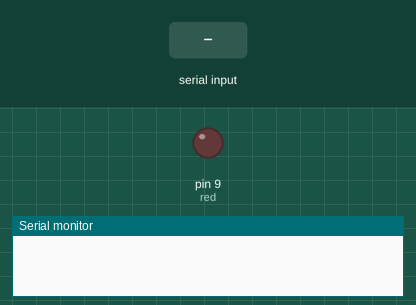
The sketch below on a simulated Arduino Uno, built with avr-gcc and run on an emulated ATmega328P. Shown: output pins drawn as LEDs (lit = HIGH), the last lines printed to the serial monitor. Inputs (shaded band) come from the test bench.

Above: at 1.2 s.
1.3 s: byte 30 received over Serial
At 2.3 s:
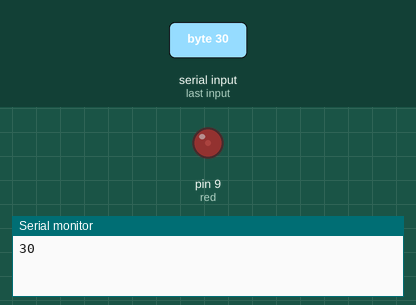
2.8 s: byte 90 received over Serial
At 3.4 s:
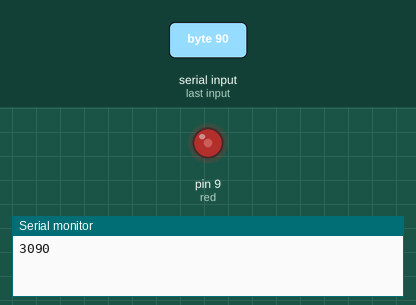
Timing chart, 0 to 5.8 s (numbered marks = the images above; inputs shaded):
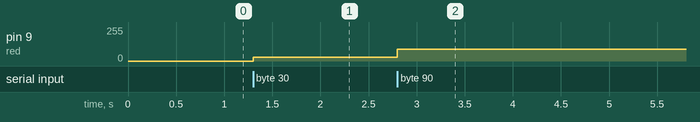

Measured:
- after the input at 1.3 s, pin 9 (red): 0/255 → 30/255 at once
- after the input at 2.8 s, pin 9 (red): 30/255 → 90/255 at once

The sketch:

sliderLed.ino
```cpp
int red = 9;
//int input = 0;
void setup() {
  // put your setup code here, to run once:
  Serial.begin(9600);
  pinMode(red, OUTPUT);
  //analogWrite(red, input);
}

void loop() {
  if (Serial.available()) {
    int input = Serial.read();
      analogWrite(red, input);
      Serial.print(input);
  }
}
```
